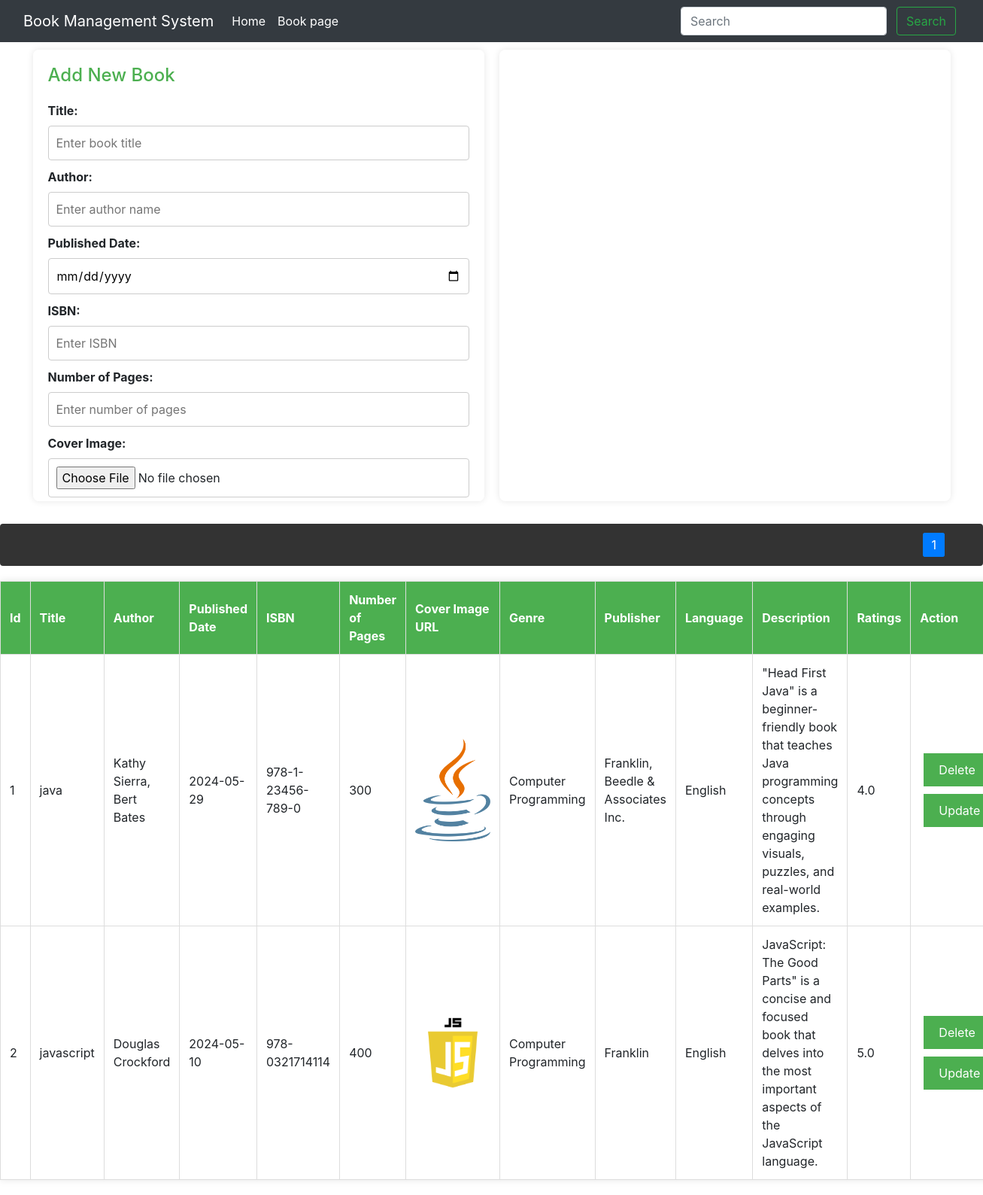
Page / (signed in) on the earlier database version.
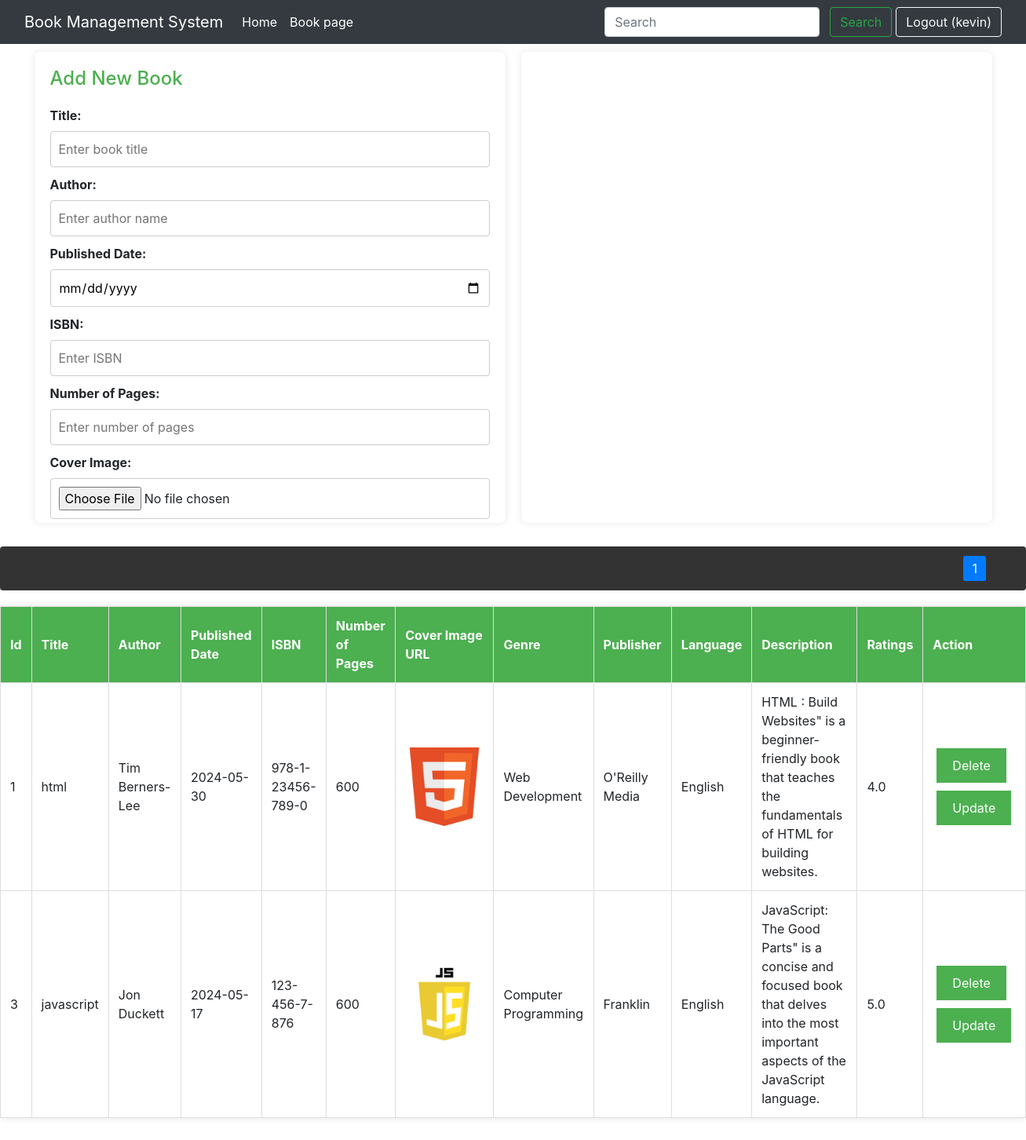
Same page on the later database version.
### main.py (models this page shows, shortened)
class Book(db.Model):
    __tablename__ = "books"
    id = db.Column(db.Integer, primary_key=True, autoincrement=True)
    title = db.Column(db.String, index=True)
    author = db.Column(db.String, index=True)
    published_date = db.Column(db.Date)
    isbn = db.Column(db.String, index=True)
    num_pages = db.Column(db.Integer)
    cover_image_url = db.Column(db.String, nullable=True)
    genre = db.Column(db.String)
    publisher = db.Column(db.String)
    language = db.Column(db.String)
    description = db.Column(db.String)
    ratings = db.Column(db.Float)
    user_id = db.Column(db.Integer, ForeignKey('user.id'))  # Define user_id column and establish a ForeignKey relationship
    reviews = relationship("Review", back_populates="book")
    user = relationship("User", back_populates="books")

class User(db.Model, UserMixin):
    __tablename__ = "user"  # <-- Update the table name to 'user'
    id = db.Column(db.Integer, primary_key=True)
    email = db.Column(db.String(120), unique=True, nullable=False)
    password = db.Column(db.String(120), nullable=False)
    name = db.Column(db.String(120), nullable=False)
    is_admin = db.Column(db.Boolean, default=False)
    reviews = relationship("Review", back_populates="user")
    books = relationship("Book", back_populates="user")

### main.py (the view)
@app.route('/')
def index():
    if 'user_id' in session:  # Check if user is logged in
        user_id = session['user_id']
        message = request.args.get('message')
        page, per_page, offset = get_page_args(page_parameter='page', per_page_parameter='per_page')
        books = db.session.query(Book).filter(Book.user_id == user_id).offset(offset).limit(per_page).all()
        pagination = Pagination(page=page, total=len(books), record_name='books', per_page=per_page, css_framework='bootstrap4')
        return render_template('index.html', books=books, book=None, message=message, pagination=pagination)
    else:
        return redirect(url_for('login_page'))  # Redirect to login page if user is not logged in

### main.py (called while the page is built)
@login_manager.user_loader
def loader_user(user_id):
    return db.session.query(User).get(user_id)

### templates/index.html (shortened to what this page needs)
<!DOCTYPE html>
<html>
<head>
     <link rel="stylesheet" href="https://stackpath.bootstrapcdn.com/bootstrap/4.5.0/css/bootstrap.min.css">
</head>
<body>
    <nav class="navbar navbar-expand-lg navbar-dark bg-dark">
        <div class="container-fluid">
            <a class="navbar-brand" href="#">Book Management System</a>
            <div class="collapse navbar-collapse" id="navbarSupportedContent">
                <ul class="navbar-nav me-auto mb-2 mb-lg-0">
                    <li class="nav-item">
                        <a class="nav-link active" aria-current="page" href="/">Home</a>
                    </li>
                    <li class="nav-item">
                        <a class="nav-link active" aria-current="page" href="/books">Book page</a>
                    </li>
                </ul>
                <ul class="navbar-nav ml-auto">
                    <form class="form-inline my-2 my-lg-0" id="searchForm">
                        <input class="form-control mr-sm-2" type="search" id="searchInput" placeholder="Search"
                            aria-label="Search">
                        <button class="btn btn-outline-success my-2 my-sm-0" type="submit">Search</button>
                    </form>
                    {% if current_user.is_authenticated %}
                    <li class="nav-item">
                        <a class="btn btn-outline-light" href="/logout">
                             Logout ({{ current_user.name }})
                        </a>
                    </li>
                    {% endif %}
                </ul>
            </div>
        </div>
    </nav>
    <div id="formContainer">
        <div class="form-container">
            <h2 class="section-heading">Add New Book</h2>
            <form method="POST" action="/add_book" enctype="multipart/form-data">
                <label for="title">Title:</label>
                <input type="text" id="title" name="title" placeholder="Enter book title" required>
                <label for="author">Author:</label>
                <input type="text" id="author" name="author" placeholder="Enter author name" required>
                <label for="published_date">Published Date:</label>
                <input type="date" id="published_date" name="published_date" required>
                <label for="isbn">ISBN:</label>
                <input type="text" id="isbn" name="isbn" placeholder="Enter ISBN" required>
                <label for="num_pages">Number of Pages:</label>
                <input type="number" id="num_pages" name="num_pages" placeholder="Enter number of pages" required>
                <label for="cover_image">Cover Image:</label>
                <input type="file" id="cover_image" name="cover_image" placeholder="Enter cover image URL" required>
            </form>
        </div>
        <div class="form-container">
        </div>
    </div>
    <div class="pagination">
        <ol id="numbers" class="pagination-list"></ol>
    </div>
    <table id="outputTable">
        <tr>
            <thead>
            <th>Id</th>
            <th>Title</th>
            <th>Author</th>
            <th>Published Date</th>
            <th>ISBN</th>
            <th>Number of Pages</th>
            <th>Cover Image URL</th>
            <th>Genre</th>
            <th>Publisher</th>
            <th>Language</th>
            <th>Description</th>
            <th>Ratings</th>
            <th>Action</th>
        </tr>
    <tbody>
        {% for book in books %}
        <tr data-id="{{ book.id }}">
            <td>{{ book.id }}</td>
            <td>{{ book.title }}</td>
            <td>{{ book.author }}</td>
            <td>{{ book.published_date }}</td>
            <td>{{ book.isbn }}</td>
            <td>{{ book.num_pages }}</td>
            <td>
                {% if book.cover_image_url %}
                    <img src="{{ url_for('uploaded_file', filename=book.cover_image_url.split('/')[-1]) }}" width="100">
                {% endif %}
            </td>
            <td>{{ book.genre }}</td>
            <td>{{ book.publisher }}</td>
            <td>{{ book.language }}</td>
            <td>{{ book.description }}</td>
            <td>{{ book.ratings }}</td>
            <td>
                <button onclick="deleteBook('{{ book.id }}')">Delete</button>
                <button onclick="fillUpdateForm('{{ book.id }}')">Update</button>
            </td>
        </tr>
        {% endfor %}
    </tbody>
    </table>
</body>
</html>

### templates/index.html (style rules this page uses)
body { margin: 4rem; font-family: Arial, sans-serif; background-color: #f9f9f9; }
#formContainer { display: flex; justify-content: center; margin-bottom: 20px; }
.form-container { background-color: #fff; padding: 20px; border-radius: 8px; box-shadow: 0 0 10px rgba(0, 0, 0, 0.1); width: 50%; max-width: 600px; margin: 10px; max-height: 600px; overflow-y: auto; }
label { display: block; margin-top: 10px; font-weight: bold; }
input, textarea { width: 100%; padding: 10px; margin-top: 5px; border: 1px solid #ccc; border-radius: 4px; }
button { margin-top: 10px; padding: 10px 20px; background-color: #4CAF50; color: #fff; border: none; border-radius: 4px; cursor: pointer; font-size: 16px; }
table { border-collapse: collapse; margin: 20px 0; width: 100%; background-color: #fff; box-shadow: 0 0 10px rgba(0, 0, 0, 0.1); }
th, td { border: 1px solid #ddd; padding: 12px; text-align: left; }
th { background-color: #4CAF50; color: #fff; }
.section-heading { color: #4CAF50; font-size: 24px; margin-bottom: 10px; }
[type=submit]:not(:disabled), button:not(:disabled) { cursor: pointer; margin: 5px; }
.pagination { background: #333; padding: 1rem; margin-top: 20px; text-align: center; display: flex; justify-content: flex-end; }
.pagination-list { padding: 0; margin: 0 2rem; list-style-type: none; display: flex; }

Differences in the rows shown:
no longer on this page (row edited): Book: id "2", title "javascript", author "Douglas Crockford", published_date "2024-05-10", isbn "978-0321714114", num_pages "400", cover_image_url (picture), genre "Computer Programming", publisher "Franklin", language "English", description "JavaScript: The Good Parts\" is a concise and focused book that delves into the most important aspects of the JavaScript language.", ratings "5.0"
now on this page (row edited): User: name "kevin"
changed Book id 1: title "java" → "html"; author "Kathy Sierra, Bert Bates" → "Tim Berners-Lee"; published_date "2024-05-29" → "2024-05-30"; num_pages "300" → "600"; cover_image_url: a different picture; genre "Computer Programming" → "Web Development"; publisher "Franklin, Beedle & Associates Inc." → "O'Reilly Media"; description "\"Head First Java\" is a beginner-friendly book that teaches Java programming concepts through engaging visuals, puzzles, and real-world examples." → "HTML : Build Websites\" is a beginner-friendly book that teaches the fundamentals of HTML for building websites."
now on this page (row edited): Book: id "3", title "javascript", author "Jon Duckett", published_date "2024-05-17", isbn "123-456-7-876", num_pages "600", cover_image_url (picture), genre "Computer Programming", publisher "Franklin", language "English", description "JavaScript: The Good Parts\" is a concise and focused book that delves into the most important aspects of the JavaScript language.", ratings "5.0"
Other differences:
text now shown: "Logout ( )"
